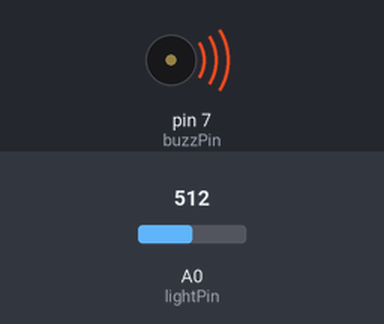
Recording of a sketch running on a simulated Arduino Uno, built with avr-gcc and run on an emulated ATmega328P. Shown: buzzer (waves = sounding). Inputs (shaded band) come from the test bench; at power-on: A0 (lightPin) = 512.

Above: at 1.2 s.
1.3 s: A0 (lightPin) set to 93
At 2.3 s:
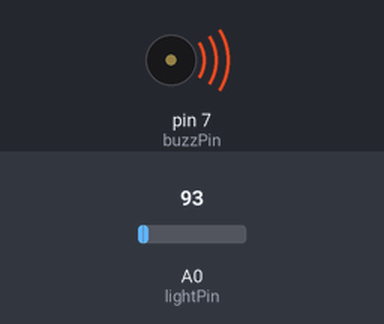
2.8 s: A0 (lightPin) set to 84
At 3.3 s:
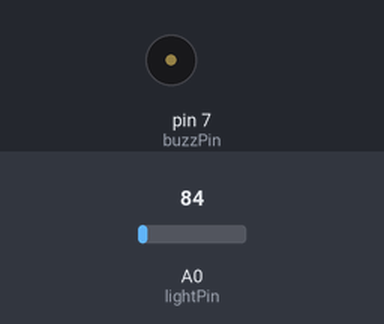
Timing chart, 0 to 5.8 s (numbered marks = the images above; inputs shaded):
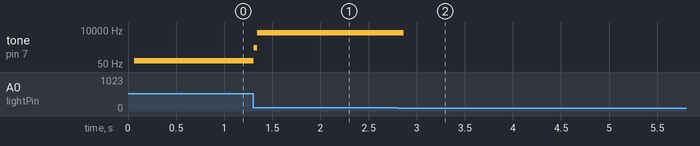

Measured:
- the behaviour switches between 89 and 88 on A0 (lightPin) (found by bisection; images 1 and 2)
- after the input at 1.3 s, tone on pin 7 (buzzPin): 82 Hz → 616 Hz at once, → 6353 Hz 0.04 s later
- after the input at 2.8 s, tone on pin 7 (buzzPin): 6353 Hz → silent after 0.06 s

The sketch:

photo-buzzer.ino
```cpp
int lightPin=A0;
int buzzPin=7;
int lightVal;
int delayT;

void setup() {
  // put your setup code here, to run once:
pinMode(A0, INPUT);
pinMode(buzzPin,OUTPUT);
}

void loop() {
  // put your main code here, to run repeatedly:
lightVal=analogRead(lightPin);
delayT=(9./500.)*lightVal-(9.*200./500.)+1.;
digitalWrite(buzzPin, HIGH);
delay(delayT);
digitalWrite(buzzPin, LOW);
delay(delayT);
}
```
